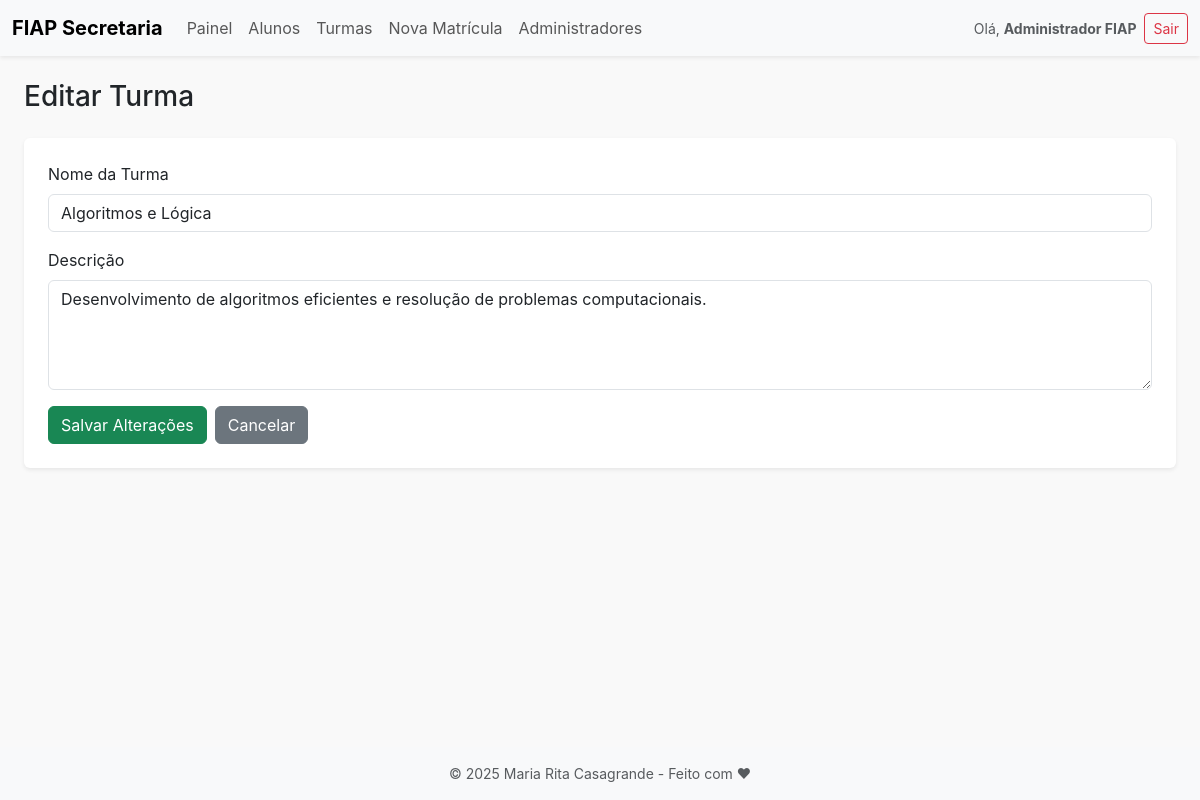
Page /index.php?page=turmas&action=editar&id=11 (signed in) on the committed database.
### tables this page shows
CREATE TABLE turmas (
    id INT AUTO_INCREMENT PRIMARY KEY,
    nome VARCHAR(100) NOT NULL,
    descricao TEXT NOT NULL,
    criado_em TIMESTAMP DEFAULT CURRENT_TIMESTAMP
);

### controllers/TurmaController.php (called while the page is built, shortened)
<?php
require_once BASE_PATH . '/models/Turma.php';
class TurmaController
{
    private $model;
    public function __construct()
    {
        $this->model = new Turma();
    }
    public function editar()
    {
        $turma = $this->model->buscarPorId($_GET['id']);
        include BASE_PATH . '/views/turmas/editar.php';
    }
}

### models/Turma.php (called while the page is built, shortened)
<?php
class Turma
{
    public function buscarPorId($id)
    {
        $conn = (new Database())->connect();
        $stmt = $conn->prepare("SELECT * FROM turmas WHERE id = :id");
        $stmt->bindValue(':id', $id, PDO::PARAM_INT);
        $stmt->execute();
        return $stmt->fetch(PDO::FETCH_ASSOC);
    }
}

### views/turmas/editar.php (the view, shortened to what this page needs)
<?php include BASE_PATH . '/views/partials/header.php'; ?>
<div class="container-fluid px-4">
    <h1 class="mb-4 fs-3">Editar Turma</h1>
    <form method="POST" action="index.php?page=turmas&action=atualizar" class="bg-white p-4 rounded shadow-sm">
        <div class="mb-3">
            <label for="nome" class="form-label">Nome da Turma</label>
            <input type="text" name="nome" id="nome" class="form-control"
                value="<?= htmlspecialchars($turma['nome'] ?? '') ?>" required minlength="3">
        </div>
        <div class="mb-3">
            <label for="descricao" class="form-label">Descrição</label>
            <textarea name="descricao" id="descricao" class="form-control" rows="4"
                required><?= htmlspecialchars($turma['descricao'] ?? '') ?></textarea>
        </div>
        <div class="d-flex flex-wrap gap-2">
            <button type="submit" class="btn btn-success">Salvar Alterações</button>
            <a href="index.php?page=turmas&action=listar" class="btn btn-secondary">Cancelar</a>
        </div>
    </form>
</div>
<?php include BASE_PATH . '/views/partials/footer.php'; ?>

### public/index.php (style rules this page uses)
body { font-family: -apple-system, BlinkMacSystemFont, "Segoe UI", Roboto, "Helvetica Neue", Arial, sans-serif; background-color: #f9f9f9; }

### rows in the picture
turmas: nome "Algoritmos e Lógica", descricao "Desenvolvimento de algoritmos eficientes e resolução de problemas computacionais."

### other values in the picture
$_SESSION['admin_nome'] "Administrador FIAP"
